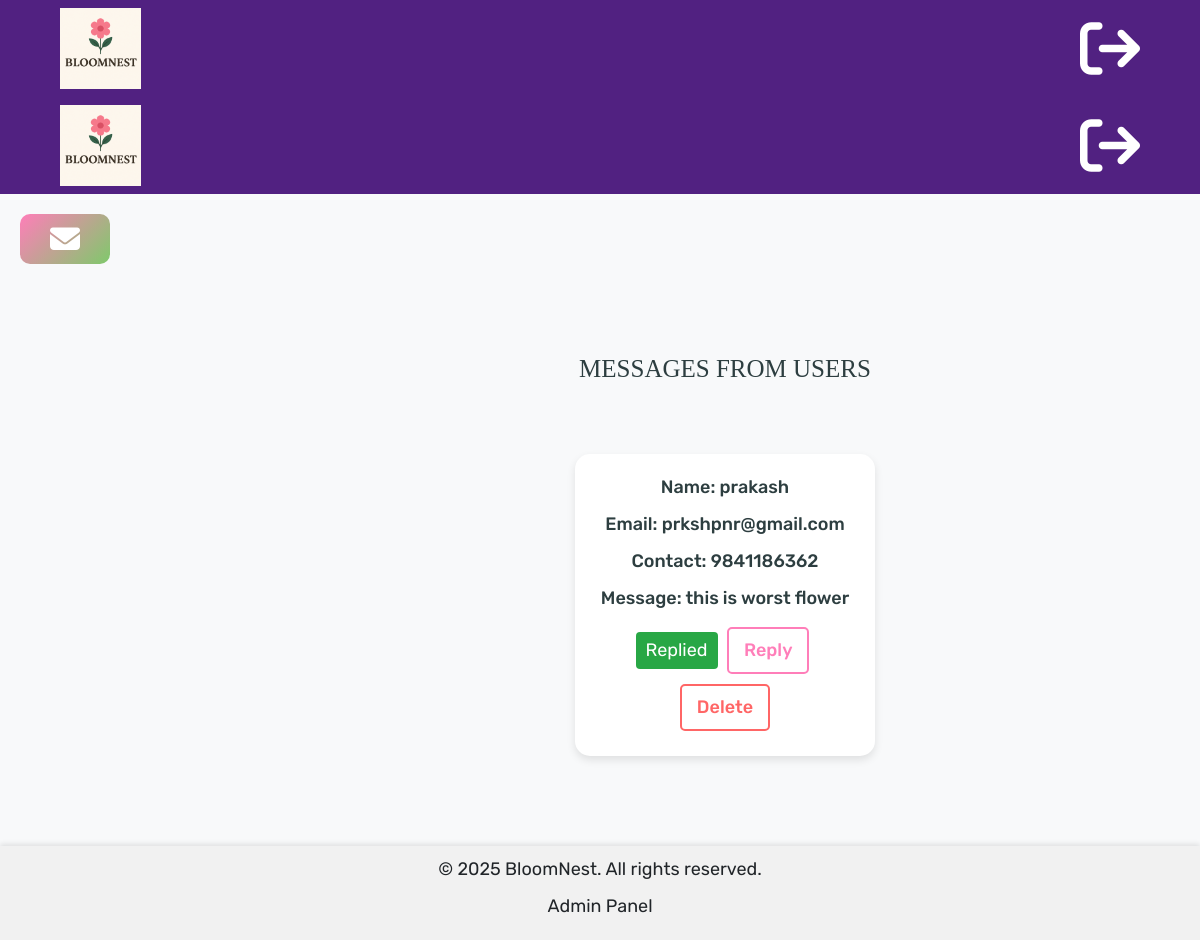
/admin/messages.php (signed in), run on the app's committed database.
### tables this page shows
CREATE TABLE `message` (
  `id` int NOT NULL,
  `user_id` int NOT NULL,
  `name` varchar(255) NOT NULL,
  `email` varchar(255) NOT NULL,
  `number` varchar(255) NOT NULL,
  `message` text NOT NULL,
  `replied` tinyint(1) DEFAULT '0'
);

### admin/messages.php (the view, shortened to what this page needs)
<?php
include "adminHeader.php";
include_once "config/dbconnect.php";
class MessageManager {
    private $conn;
    public function __construct($connection) {
        $this->conn = $connection;
    }
    private function initializeMailer() {
        $smtp_host = 'smtp.gmail.com';
        $smtp_username = 'nestbloom9@gmail.com';
        $smtp_password = 'koxh dsxs jtwt ugad';
        $smtp_port = 587;
        $smtp_encryption = 'tls';
        $this->mailer = new PHPMailer(true);
    }
    public function getAllMessages() {
        $query = "SELECT * FROM `message` ORDER BY id DESC";
        $result = mysqli_query($this->conn, $query);
        return $result;
    }
}
$messageManager = new MessageManager($conn);
?>
<!DOCTYPE html>
<html lang="en">
<head>
    <link rel="stylesheet" href="https://cdn.jsdelivr.net/npm/bootstrap@4.0.0/dist/css/bootstrap.min.css">
    <link rel="stylesheet" href="https://cdnjs.cloudflare.com/ajax/libs/font-awesome/4.7.0/css/font-awesome.min.css">
    <link rel="stylesheet" href="assets/css/style.css">
    <link rel="stylesheet" href="admin_style.css">
    <link rel="stylesheet" href="https://cdnjs.cloudflare.com/ajax/libs/font-awesome/6.5.0/css/all.min.css">
</head>
<body>
    <?php include "./adminHeader.php"; ?>
    <div id="main">
        <button class="openbtn" onclick="toggleNav()" style="width:90px; border-radius:10px; background: linear-gradient(135deg, #ff7eb9 0%, #7fc96b 100%);">
            <i class="fa regular fa-envelope" style="font-size:30px; color:white;"></i>
        </button>
    </div>
    <div class="content">
        <section class="add-products">
            <h1 class="title">Messages from Users</h1>
        </section>
        <section class="show-products">
            <div class="box-container">
                <?php
                $messages = $messageManager->getAllMessages();
                if (mysqli_num_rows($messages) > 0) {
                    while ($message = mysqli_fetch_assoc($messages)) {
                ?>
                <div class="box-users">
                    <div class="name"><?php echo "Name: ", htmlspecialchars($message['name']); ?></div>
                    <div class="name"><?php echo "Email: ", htmlspecialchars($message['email']); ?></div>
                    <div class="name"><?php echo "Contact: ", htmlspecialchars($message['number']); ?></div>
                    <div class="name"><?php echo "Message: ", htmlspecialchars($message['message']); ?></div>
                    <?php if (isset($message['replied']) && $message['replied'] == 1): ?>
                        <div class="badge-success">Replied</div>
                    <?php endif; ?>
                    <button class="option-btn" onclick="showReplyForm(<?php echo $message['id']; ?>)">Reply</button>
                    <a href="messages.php?delete=<?php echo $message['id']; ?>" class="delete-btn" onclick="return confirm('Are you sure you want to delete this message?');">Delete</a>
                </div>
                <?php
                    }
                } else {
                    echo '<p class="empty">No messages yet!</p>';
                }
                ?>
            </div>
        </section>
    </div>
    <div class="footer">
        <?php include 'adminfooter.php' ?>
    </div>
</body>
</html>

### admin/assets/css/style.css (style rules this page uses)
* { margin: 0; padding: 0; font-family: 'Work Sans', sans-serif; font-size: 18px; }
.openbtn { font-size: 20px; cursor: pointer; padding: 10px 15px; border: none; color: #fff; background-color:#4d4d75; }
#main { transition: margin-left .5s; padding: 20px; }

### admin/admin_style.css (style rules this page uses)
:root { --purple:#d84e17; --red:#c0392b; --orange:#f39c12; --black:#333; --white:#fff; --light-color:#666; --light-white:#ccc; --light-bg:#f5f5f5; --border:.1rem solid var(--black); --box-shadow:0 .5rem 1rem rgba(0,0,0,.1); }
* { font-family: 'Rubik', sans-serif; margin:0; padding:0; box-sizing: border-box; outline: none; border:none; text-decoration: none; transition:all .2s linear; }
html { font-size: 62.5%; overflow-x: hidden; }
body { background-color: var(--light-bg); }
section { padding:3rem 2rem; }
.title { text-align: center; margin-bottom: 2rem; text-transform: uppercase; color:white; font-size: 4rem; }
.btn, .option-btn, .delete-btn, .white-btn { display: inline-block; margin-top: 1rem; padding:1rem 3rem; cursor: pointer; color:var(--white); font-size: 1.8rem; border-radius: .5rem; text-transform: capitalize; }
.option-btn { background-color: var(--orange); }
.delete-btn { background-color: var(--red); }
.show-products .box-container { display: grid; grid-template-columns: repeat(auto-fit, 30rem); justify-content: center; gap:1.5rem; max-width: 1200px; overflow: hidden; margin:0 auto; align-items: flex-start; }
.show-products { padding-top: 0; }

### admin/messages.php (style rules this page uses)
body { background-color: #f8f9fa; font-family: 'Montserrat', sans-serif; }
.content { margin-left: 250px; padding: 20px; transition: margin-left 0.3s; }
.title { text-align: center; color: #2d3e40; font-family: 'Playfair Display', serif; margin: 20px 0; font-size: 2.5rem; }
.box-container { display: grid; grid-template-columns: repeat(auto-fill, minmax(350px, 1fr)); gap: 20px; padding: 20px; max-width: 1200px; margin: 0 auto; }
.box-users { background: white; border-radius: 15px; padding: 20px; text-align: center; box-shadow: 0 4px 8px rgba(0,0,0,0.1); transition: transform 0.3s; }
.name { color: #2d3e40; margin-bottom: 10px; font-weight: 500; }
.option-btn, .delete-btn { display: inline-block; padding: 8px 15px; margin: 5px; border-radius: 5px; text-decoration: none; font-weight: 500; transition: all 0.3s; cursor: pointer; }
.option-btn { background: white; color: #ff7eb9; border: 2px solid #ff7eb9; }
.delete-btn { background: white; color: #ff6666; border: 2px solid #ff6666; }
.badge-success { display: inline-block; padding: 5px 10px; background-color: #28a745; color: white; border-radius: 4px; margin-bottom: 10px; }

### data on the page
message: name "prakash", email "prkshpnr@gmail.com", number "9841186362", message "this is worst flower", replied "Replied"
